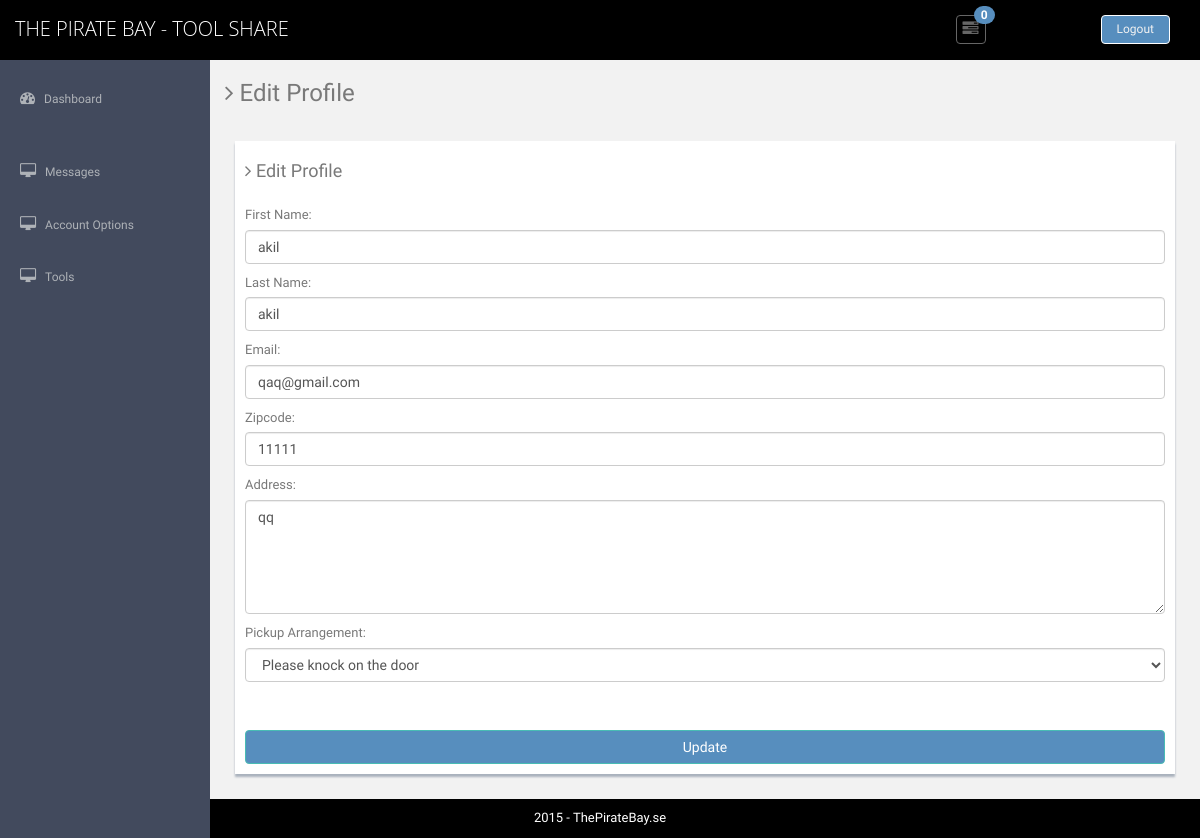
/edit_profile (signed in), run on the app's committed database.
### users/models.py (models this page shows)
class User(models.Model):
	arrangements = (
		("Please knock on the door","Please knock on the door"),
		("Please ring on the bell","Please ring on the bell"),
		("Fix up arrangements via Email","Fix up arrangements via Email"),
		)
	user_name = models.CharField(max_length=40, primary_key=True)
	first_name = models.CharField(max_length=20)
	last_name = models.CharField(max_length=20)
	email = models.EmailField()
	password = models.CharField(max_length=20)
	confirm_password = models.CharField(max_length=20)
	zipcode = models.IntegerField(null=True)
	address = models.CharField(max_length=60)
	pickup_arrangement = models.CharField(max_length=60,choices=arrangements)
	isAdmin = models.BooleanField(default=False)
	'''tool_pickup_preference	= models.CharField(max_length=20, choices=prefs)
	tool_location	= models.CharField(max_length=60)'''
	def __str__(self):
		return self.user_name

### users/views.py (the view, shortened to what this page needs)
# urls.py: url(r'^edit_profile$','users.views.edit_profile',name="edit_profile"),
def edit_profile(request):
	try:
		user_zip = models.User.objects.get(user_name=request.session['user_name']).zipcode
	except KeyError:
		return HttpResponseRedirect('/')
	try:
		shed_zip = models.Shed.objects.get(shed_zip=user_zip)
	except ObjectDoesNotExist:
		return HttpResponseRedirect('/shed')
	user_change_form = forms.EditUser(request.POST or None)
	user = models.User.objects.get(user_name=request.session['user_name'])
	first_name = user.first_name
	last_name = user.last_name
	email = user.email
	address = user.address
	zipcode = user.zipcode
	arrangement = user.pickup_arrangement
	user_change_form.fields['first_name'].initial = first_name
	user_change_form.fields['last_name'].initial = last_name
	user_change_form.fields['email'].initial = email
	user_change_form.fields['address'].initial = address
	user_change_form.fields['zipcode'].initial = user_zip
	user_change_form.fields['pickup_arrangement'].initial = arrangement
	user_change_context = {
		'form': user_change_form,
		'isAdmin': user.isAdmin,
	}
	user_change_context['first_name'] = models.User.objects.get(user_name=user).first_name
	user_change_context['last_name'] = models.User.objects.get(user_name=user).last_name
	user_change_context['zipcode'] = models.User.objects.get(user_name=user).zipcode
	user_change_context['pickup_arrangement'] = models.User.objects.get(user_name=user).pickup_arrangement
	user_change_context['address'] = models.User.objects.get(user_name=user).address
	user_change_context['email'] = models.User.objects.get(user_name=user).email
	return render(request, 'edit_profile.html', user_change_context)

### users/templates/edit_profile.html (shortened to what this page needs)
{% extends "base.html" %}
{% block content %}
          <section class="wrapper">
          	<h3><i class="fa fa-angle-right"></i> Edit Profile</h3>
          	<div class="row mt">
          		<div class="col-lg-12">
                  <div class="form-panel">
                  	  <h4 class="mb"><i class="fa fa-angle-right"></i> Edit Profile</h4>
                      <form id="editprofile" class="form-horizontal style-form" method="POST" action="">
							{{ form.as_p }}<br/>
							<input type="submit" value="Update" class="btn btn-theme btn-block">
                      </form>
                  </div>
          		</div>
          	</div>
		</section>
{% endblock %}

### users/static/assets/css/style.css (style rules this page uses)
body { color: #797979; background: #f2f2f2; font-family: 'Ruda', sans-serif; padding: 0px !important; margin: 0px !important; font-size:13px; }
.btn-theme { color: #fff; background-color: #578ebe; border-color: #48bcb4; }
.mt { margin-top: 25px; }
.mb { margin-bottom: 25px; }
.wrapper { display: inline-block; margin-top: 60px; padding-left: 15px; padding-right: 15px; padding-bottom: 15px; padding-top: 0px; width: 100%; }
.form-panel { background: #ffffff; margin: 10px; padding: 10px; box-shadow: 0px 3px 2px #aab2bd; text-align: left; }
label { font-weight: 400; }

### data on the page
User: first_name "akil", last_name "akil", email "qaq@gmail.com", zipcode "11111", address "qq", pickup_arrangement "Please knock on the door"
